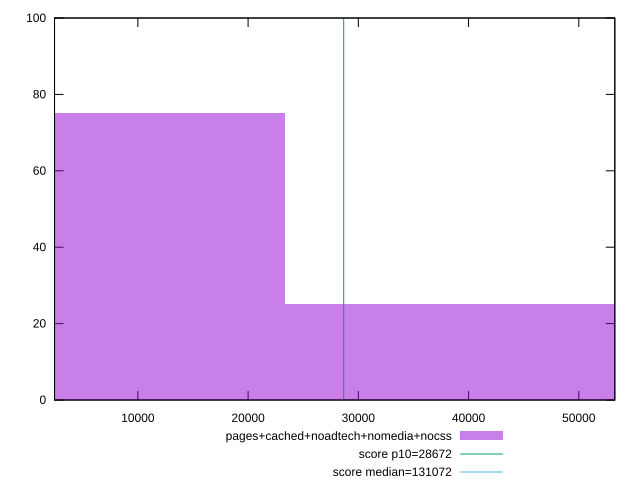

This chart was generated by the following gnuplot code:
reset

$pagesCachedNoadtechNomediaNocss <<EOF
0 75
46614.01277128852 25
EOF

set key outside below
set boxwidth 46614.01277128852
set xrange [2440:53269]
set yrange [0:100]
set trange [0:100]
set style fill transparent solid 0.5 noborder

set parametric
set terminal svg size 640, 490 enhanced background rgb 'white'
set output "report_00009_2021-02-08T22-37-41.559Z/uses-long-cache-ttl/comparison/histogram/4_vs_5.svg"

plot $pagesCachedNoadtechNomediaNocss title "pages+cached+noadtech+nomedia+nocss" with boxes, \
     28672,t title "score p10=28672", \
     131072,t title "score median=131072"

reset
